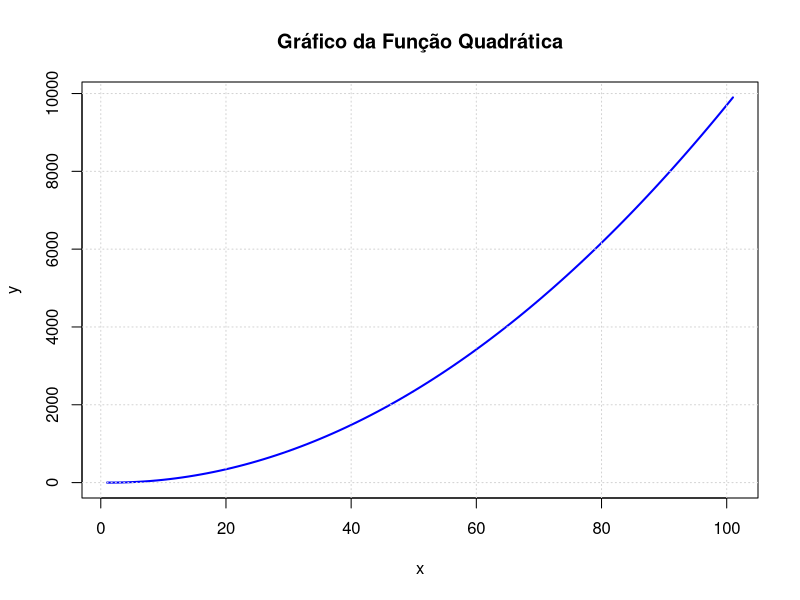

Write the R code that produced this figure.
## ---- chunk 1
# Definição do vetor X
vetorX <- 1:101

# Definição dos coeficientes
a <- 1
b <- -3
c <- 2

# Calculo de vetor Y de acordo com o vetor X
vetorY <- a*vetorX^2 + b*vetorX + c

print(vetorY)
## ---- chunk 2
plot(vetorX, vetorY, type="l", col="blue", lwd=2, main="Gráfico da Função Quadrática", xlab="x", ylab="y")
grid()
## ---- chunk 3
head(iris)
## ---- chunk 4
mat <- matrix(c(2, 1, 1, 3, 2, 1, 1, 1, 2, 1, 1, 3, 2, 1, 1, 1, 2, 1, 1, 3, 2, 1, 1, 1, 2), nrow=5, byrow=TRUE)
mat
## ---- chunk 5
solve(mat)
## ---- chunk 6
t(mat)
## ---- chunk 7
playlist <- list(
  musicas = c("La Vie En Rose", "Blackbird", "In The End", "What's Up?", "Palavras Ao Vento"),
  numeros = c(1, 2, 3, 4, 5),
  ordem_execucao = c(3, 2, 1, 4, 5),  
  melhores_de_todos_os_tempos = c(TRUE, TRUE, FALSE, TRUE, FALSE)
)

playlist
## ---- chunk 8
banda <- data.frame(
  integrantes = c("Freddie Mercury", "Brian May", "Roger Taylor", "John Deacon"),
  instrumento = c("Vocal", "Guitarra", "Bateria", "Baixo"),
  vivo = c(FALSE, TRUE, TRUE, TRUE),
  idade_maxima = c(45, 76, 74, 72) 
)

banda
